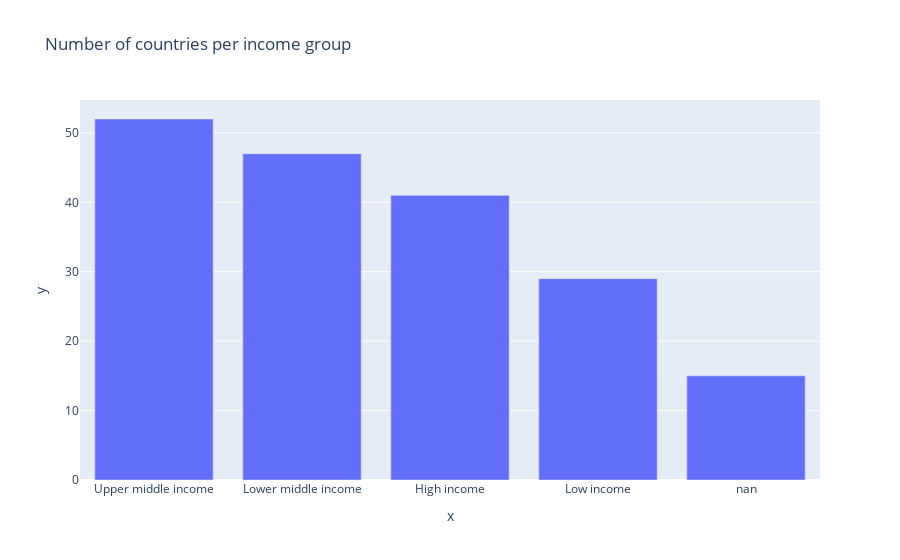

Notebook code cell kept with this figure:
### Code cell
px.bar(y=income_group_counts,
      x=income_group_counts.index.astype(str),
       title='Number of countries per income group'
      )

### Figure 1 — Plotly figure (JSON) as saved in the notebook; plotly's stock layout.template omitted (floating-point values rounded to 4 significant figures)
{"data": [{"alignmentgroup": "True", "hovertemplate": "x=%{x}<br>y=%{y}<extra></extra>", "legendgroup": "", "marker": {"color": "#636efa"}, "name": "", "offsetgroup": "", "orientation": "v", "showlegend": false, "textposition": "auto", "type": "bar", "x": ["Upper middle income", "Lower middle income", "High income", "Low income", "nan"], "xaxis": "x", "y": [52, 47, 41, 29, 15], "yaxis": "y"}], "layout": {"autosize": true, "barmode": "relative", "legend": {"tracegroupgap": 0}, "title": {"text": "Number of countries per income group"}, "xaxis": {"anchor": "y", "autorange": true, "domain": [0, 1], "range": [-0.5, 4.5], "title": {"text": "x"}, "type": "category"}, "yaxis": {"anchor": "x", "autorange": true, "domain": [0, 1], "range": [0, 54.74], "title": {"text": "y"}, "type": "linear"}}}
